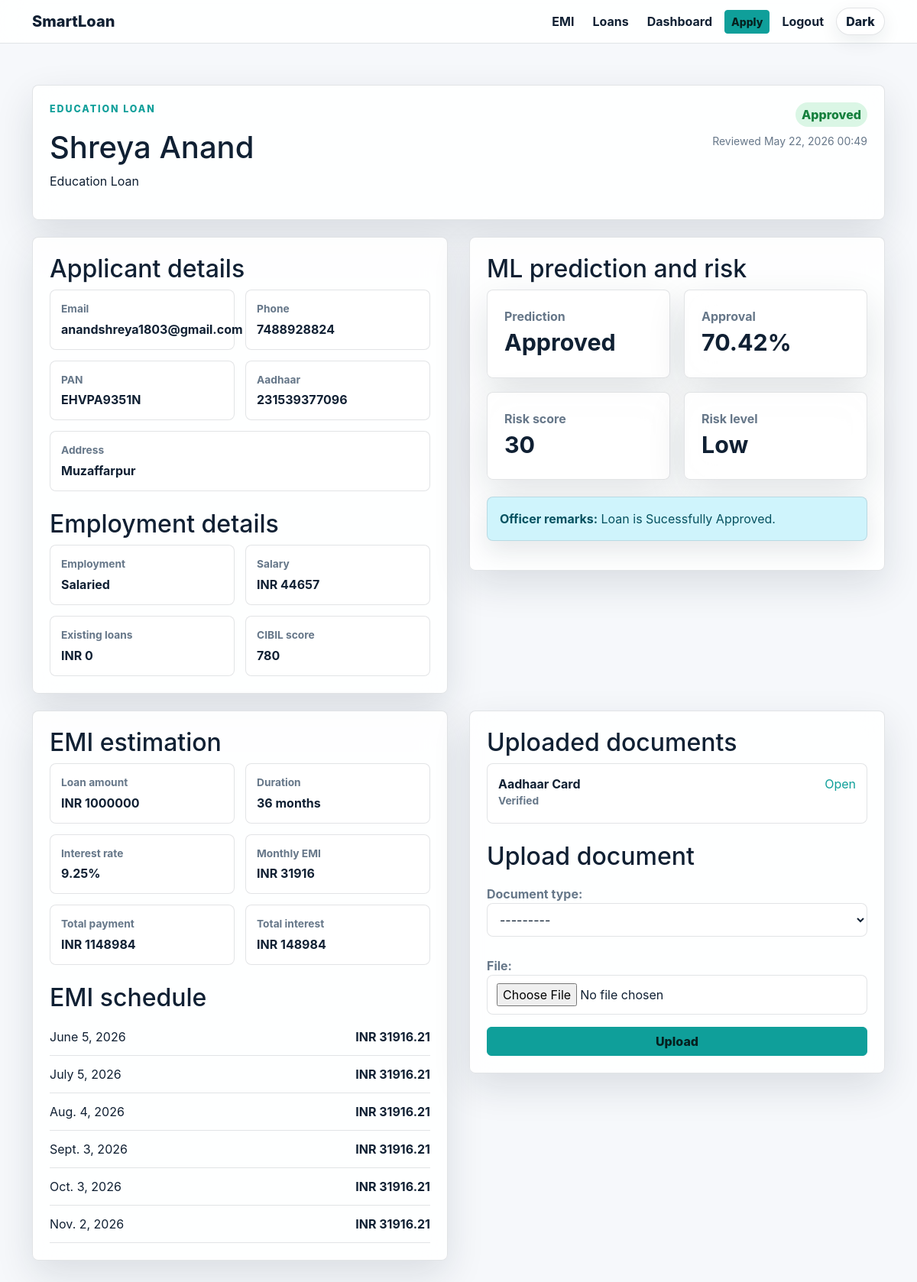
The page /loans/9/ (signed in) on the database its author committed.
### api/models.py (models this page shows, shortened)
class LoanApplication(models.Model):
    class Status(models.TextChoices):
        DRAFT = "DRAFT", "Draft"
        SUBMITTED = "SUBMITTED", "Submitted"
        UNDER_REVIEW = "UNDER_REVIEW", "Under Review"
        APPROVED = "APPROVED", "Approved"
        REJECTED = "REJECTED", "Rejected"
        DISBURSED = "DISBURSED", "Disbursed"
        CLOSED = "CLOSED", "Closed"
    class EmploymentType(models.TextChoices):
        SALARIED = "SALARIED", "Salaried"
        SELF_EMPLOYED = "SELF_EMPLOYED", "Self employed"
        STUDENT = "STUDENT", "Student"
        BUSINESS = "BUSINESS", "Business"
        UNEMPLOYED = "UNEMPLOYED", "Unemployed"
    applicant = models.ForeignKey(User, on_delete=models.CASCADE, related_name="loan_applications")
    loan_type = models.ForeignKey(LoanType, on_delete=models.PROTECT, related_name="applications")
    full_name = models.CharField(max_length=150)
    email = models.EmailField()
    phone = models.CharField(max_length=15)
    pan_number = models.CharField(
        max_length=10,
        validators=[RegexValidator(r"^[A-Z]{5}[0-9]{4}[A-Z]$", "Enter a valid PAN number.")],
    )
    aadhaar_number = models.CharField(
        max_length=12,
        validators=[RegexValidator(r"^[0-9]{12}$", "Enter a valid Aadhaar number.")],
    )
    address = models.TextField()
    salary = models.DecimalField(max_digits=12, decimal_places=2, validators=[MinValueValidator(Decimal("0"))])
    employment_type = models.CharField(max_length=20, choices=EmploymentType.choices)
    existing_loans = models.DecimalField(max_digits=12, decimal_places=2, default=0)
    cibil_score = models.PositiveIntegerField(validators=[MinValueValidator(300), MaxValueValidator(900)])
    loan_amount = models.DecimalField(max_digits=12, decimal_places=2, validators=[MinValueValidator(Decimal("10000"))])
    loan_duration_months = models.PositiveIntegerField(validators=[MinValueValidator(6), MaxValueValidator(360)])
    purpose = models.TextField()
    status = models.CharField(max_length=20, choices=Status.choices, default=Status.SUBMITTED)
    prediction_label = models.CharField(max_length=20, blank=True)
    approval_probability = models.FloatField(default=0)
    risk_score = models.PositiveIntegerField(default=0)
    risk_level = models.CharField(max_length=20, blank=True)
    rejection_reason = models.TextField(blank=True)
    officer_remarks = models.TextField(blank=True)
    reviewed_by = models.ForeignKey(User, null=True, blank=True, on_delete=models.SET_NULL, related_name="reviewed_applications")
    reviewed_at = models.DateTimeField(null=True, blank=True)
    created_at = models.DateTimeField(auto_now_add=True)
    updated_at = models.DateTimeField(auto_now=True)
    class Meta:
        ordering = ["-created_at"]

class LoanType(models.Model):
    name = models.CharField(max_length=80, unique=True)
    min_amount = models.DecimalField(max_digits=12, decimal_places=2, default=50000)
    max_amount = models.DecimalField(max_digits=12, decimal_places=2, default=5000000)
    base_interest_rate = models.DecimalField(max_digits=5, decimal_places=2, default=10.50)
    max_duration_months = models.PositiveIntegerField(default=84)
    description = models.TextField(blank=True)

class EMIRecord(models.Model):
    application = models.ForeignKey(LoanApplication, on_delete=models.CASCADE, related_name="emi_schedule")
    due_date = models.DateField()
    principal_component = models.DecimalField(max_digits=12, decimal_places=2)
    interest_component = models.DecimalField(max_digits=12, decimal_places=2)
    amount_due = models.DecimalField(max_digits=12, decimal_places=2)
    is_paid = models.BooleanField(default=False)
    class Meta:
        ordering = ["due_date"]

class Document(models.Model):
    class DocumentType(models.TextChoices):
        PAN = "PAN", "PAN Card"
        AADHAAR = "AADHAAR", "Aadhaar Card"
        SALARY_SLIP = "SALARY_SLIP", "Salary Slip"
        BANK_STATEMENT = "BANK_STATEMENT", "Bank Statement"
    class Status(models.TextChoices):
        PENDING = "PENDING", "Pending"
        VERIFIED = "VERIFIED", "Verified"
        REJECTED = "REJECTED", "Rejected"
    application = models.ForeignKey(LoanApplication, on_delete=models.CASCADE, related_name="documents")
    document_type = models.CharField(max_length=20, choices=DocumentType.choices)
    file = models.FileField(
        upload_to="documents/%Y/%m/",
        validators=[FileExtensionValidator(["pdf", "png", "jpg", "jpeg"])],
    )
    status = models.CharField(max_length=20, choices=Status.choices, default=Status.PENDING)
    remarks = models.TextField(blank=True)
    uploaded_at = models.DateTimeField(auto_now_add=True)

### api/views.py (the view)
# urls.py: path("loans/<int:pk>/", views.loan_detail_view, name="loan_detail"),
@login_required
@require_http_methods(["GET", "POST"])
def loan_detail_view(request, pk):
    application = get_object_or_404(
        LoanApplication.objects.select_related("loan_type", "applicant", "reviewed_by"),
        pk=pk,
    )
    is_officer = request.user.role == User.Role.LOAN_OFFICER
    if not is_officer and application.applicant != request.user:
        return redirect("dashboard")
    if request.method == "POST" and not is_officer:
        if is_finalized(application):
            messages.error(
                request, "Documents cannot be uploaded after application finalization."
            )
            return redirect("loan_detail", pk=pk)
        form = DocumentUploadForm(request.POST, request.FILES)
        if form.is_valid():
            document = form.save(commit=False)
            document.application = application
            document.save()
            messages.success(request, "Document uploaded for verification.")
            return redirect("loan_detail", pk=pk)
    else:
        form = DocumentUploadForm()
    monthly_emi = emi_amount(
        application.loan_amount,
        application.loan_type.base_interest_rate,
        application.loan_duration_months,
    )
    total_payment = monthly_emi * application.loan_duration_months
    context = {
        "application": application,
        "form": form,
        "is_officer_view": is_officer,
        "review_form": LoanReviewForm(initial={"decision": "APPROVED"}),
        "document_form": DocumentVerificationForm(),
        "emi_estimate": {
            "monthly": monthly_emi,
            "total": total_payment,
            "interest": total_payment - application.loan_amount,
        },
    }
    return render(request, "loan_detail.html", context)

### api/forms.py (shortened to what this page needs)
class DocumentUploadForm(forms.ModelForm):
    class Meta:
        model = Document
        fields = ["document_type", "file"]

class LoanReviewForm(forms.ModelForm):
    decision = forms.ChoiceField(
        choices=[("APPROVED", "Approve"), ("REJECTED", "Reject")],
        widget=forms.RadioSelect,
    )
    class Meta:
        model = LoanApplication
        fields = ["decision", "officer_remarks", "rejection_reason"]
        widgets = {
            "officer_remarks": forms.Textarea(attrs={"rows": 4, "placeholder": "Add review notes for the customer and audit trail."}),
            "rejection_reason": forms.Textarea(attrs={"rows": 3, "placeholder": "Required when rejecting an application."}),
        }

### api/services.py (called while the page is built)
def emi_amount(principal, annual_rate, months):
    principal = Decimal(principal)
    monthly_rate = Decimal(annual_rate) / Decimal(1200)
    if monthly_rate == 0:
        return principal / Decimal(months)
    factor = (1 + monthly_rate) ** months
    return principal * monthly_rate * factor / (factor - 1)

### templates/loan_detail.html (shortened to what this page needs)
{% extends "base.html" %}
{% block content %}
<section class="form-page">
  <div class="container detail-page">
    <div class="detail-hero panel">
      <div>
        <p class="eyebrow">{{ application.loan_type.name }}</p>
        <h1>{{ application.full_name }}</h1>
        <p>{{ application.purpose }}</p>
      </div>
      <div class="status-stack">
        <span class="status status-{{ application.status|lower }}">{% if application.status == 'UNDER_REVIEW' %}Pending Review{% else %}{{ application.get_status_display }}{% endif %}</span>
        {% if application.reviewed_at %}<small>Reviewed {{ application.reviewed_at|date:"M d, Y H:i" }}</small>{% endif %}
      </div>
    </div>
    <div class="detail-grid align-start">
      <div class="panel">
        <h2>Applicant details</h2>
        <div class="info-grid">
          <div><span>Email</span><strong>{{ application.email }}</strong></div>
          <div><span>Phone</span><strong>{{ application.phone }}</strong></div>
          <div><span>PAN</span><strong>{{ application.pan_number }}</strong></div>
          <div><span>Aadhaar</span><strong>{{ application.aadhaar_number }}</strong></div>
          <div class="wide"><span>Address</span><strong>{{ application.address }}</strong></div>
        </div>
        <h2 class="mt-4">Employment details</h2>
        <div class="info-grid">
          <div><span>Employment</span><strong>{{ application.get_employment_type_display }}</strong></div>
          <div><span>Salary</span><strong>INR {{ application.salary|floatformat:0 }}</strong></div>
          <div><span>Existing loans</span><strong>INR {{ application.existing_loans|floatformat:0 }}</strong></div>
          <div><span>CIBIL score</span><strong>{{ application.cibil_score }}</strong></div>
        </div>
      </div>
      <div class="panel">
        <h2>ML prediction and risk</h2>
        <div class="metric-grid compact">
          <div class="metric-card"><span>Prediction</span><strong>{{ application.prediction_label|default:"Pending" }}</strong></div>
          <div class="metric-card"><span>Approval</span><strong>{{ application.approval_probability }}%</strong></div>
          <div class="metric-card"><span>Risk score</span><strong>{{ application.risk_score }}</strong></div>
          <div class="metric-card"><span>Risk level</span><strong>{{ application.risk_level }}</strong></div>
        </div>
        {% if application.officer_remarks %}<div class="alert alert-info mt-3"><strong>Officer remarks:</strong> {{ application.officer_remarks }}</div>{% endif %}
      </div>
    </div>
    <div class="detail-grid align-start">
      <div class="panel">
        <h2>EMI estimation</h2>
        <div class="info-grid">
          <div><span>Loan amount</span><strong>INR {{ application.loan_amount|floatformat:0 }}</strong></div>
          <div><span>Duration</span><strong>{{ application.loan_duration_months }} months</strong></div>
          <div><span>Interest rate</span><strong>{{ application.loan_type.base_interest_rate }}%</strong></div>
          <div><span>Monthly EMI</span><strong>INR {{ emi_estimate.monthly|floatformat:0 }}</strong></div>
          <div><span>Total payment</span><strong>INR {{ emi_estimate.total|floatformat:0 }}</strong></div>
          <div><span>Total interest</span><strong>INR {{ emi_estimate.interest|floatformat:0 }}</strong></div>
        </div>
        <h2 class="mt-4">EMI schedule</h2>
        {% for emi in application.emi_schedule.all|slice:":6" %}
          <div class="mini-row"><span>{{ emi.due_date }}</span><strong>INR {{ emi.amount_due }}</strong></div>
        {% empty %}<p>EMI schedule appears after approval.</p>{% endfor %}
      </div>
      <div class="panel">
        <h2>Uploaded documents</h2>
        {% for doc in application.documents.all %}
          <div class="document-row">
            <div><strong>{{ doc.get_document_type_display }}</strong><span>{{ doc.get_status_display }}</span></div>
            <a href="{{ doc.file.url }}" target="_blank" rel="noopener">Open</a>
          </div>
        {% empty %}<p>No documents uploaded.</p>{% endfor %}
        {% if not is_officer_view %}
          <h2 class="mt-4">Upload document</h2>
          <form method="post" enctype="multipart/form-data">
            {{ form.as_p }}
            <button class="btn btn-primary w-100">Upload</button>
          </form>
        {% endif %}
      </div>
    </div>
  </div>
</section>
{% endblock %}

### static/css/styles.css (style rules this page uses)
:root { color-scheme: light; --bg: #f6f8fb; --surface: #ffffff; --panel: rgba(255, 255, 255, 0.88); --panel-solid: #ffffff; --text: #102033; --muted: #667789; --primary: #0f9f9a; --primary-strong: #087c7a; --accent: #f5b84b; --blue: #4267d5; --danger: #d9534f; --line: rgba(16, 32, 51, 0.12); --shadow: 0 18px 50px rgba(16, 32, 51, 0.12); --shadow-hover: 0 22px 60px rgba(15, 159, 154, 0.2); }
* { box-sizing: border-box; }
html { scroll-behavior: smooth; }
body { margin: 0; font-family: Inter, ui-sans-serif, system-ui, -apple-system, BlinkMacSystemFont, "Segoe UI", sans-serif; background: var(--bg); color: var(--text); transition: background-color 180ms ease, color 180ms ease; }
body, .glass-nav, .panel, .loan-card, .metric-card, .auth-card, .sidebar, .accordion-item, .table, input, select, textarea { transition: background-color 180ms ease, border-color 180ms ease, color 180ms ease, box-shadow 180ms ease, transform 180ms ease; }
a { color: var(--primary); text-decoration: none; }
.btn-primary { background: var(--primary); border-color: var(--primary); color: #06201f; font-weight: 800; }
.hero-grid, .calc-grid, .detail-grid, .dash-grid, .faq-grid { display: grid; grid-template-columns: repeat(2, minmax(0, 1fr)); gap: 28px; align-items: center; }
.hero-terminal, .panel, .auth-card, .loan-card, .metric-card { background: var(--panel); color: var(--text); border: 1px solid var(--line); border-radius: 8px; box-shadow: var(--shadow); backdrop-filter: blur(18px); }
.mini-row { display: flex; justify-content: space-between; gap: 12px; padding: 12px 0; border-bottom: 1px solid var(--line); }
.eyebrow { color: var(--primary); text-transform: uppercase; font-size: 0.78rem; font-weight: 800; letter-spacing: 0.12rem; }
.loan-grid, .feature-grid, .metric-grid, .tips-grid { display: grid; grid-template-columns: repeat(3, minmax(0, 1fr)); gap: 18px; }
.loan-card, .metric-card, .panel { padding: 22px; }
.panel label, .form-field label { margin-top: 10px; font-weight: 700; color: var(--muted); }
.form-control, .form-select, input, select, textarea { width: 100%; border: 1px solid var(--line); border-radius: 8px; padding: 10px 12px; background: var(--panel-solid); color: var(--text); }
.auth-wrap, .form-page { min-height: calc(100vh - 68px); padding: 54px 0; display: grid; align-items: start; }
.metric-grid { grid-template-columns: repeat(4, minmax(0, 1fr)); margin-bottom: 22px; }
.metric-grid.compact { grid-template-columns: repeat(2, minmax(0, 1fr)); }
.metric-card span { display: block; color: var(--muted); font-weight: 700; }
.metric-card strong { font-size: 1.9rem; }
.status { padding: 4px 8px; border-radius: 999px; background: color-mix(in srgb, var(--primary) 14%, transparent); color: var(--primary-strong); font-weight: 800; }
.wide { grid-column: 1 / -1; }
.alert { border-radius: 8px; border: 1px solid var(--line); box-shadow: 0 14px 32px rgba(16, 32, 51, 0.1); }
.align-start { align-items: start; }
.detail-page { display: grid; gap: 22px; }
.detail-hero { display: flex; justify-content: space-between; gap: 18px; align-items: flex-start; }
.status-stack { display: grid; justify-items: end; gap: 8px; color: var(--muted); }
.info-grid { display: grid; grid-template-columns: repeat(2, minmax(0, 1fr)); gap: 14px; }
.info-grid div { border: 1px solid var(--line); border-radius: 8px; padding: 14px; background: var(--panel-solid); }
.info-grid span, .document-row span { display: block; color: var(--muted); font-size: 0.86rem; font-weight: 700; margin-bottom: 4px; }
.status-approved { background: color-mix(in srgb, #22c55e 16%, transparent); color: #15803d; }
.document-row { display: grid; grid-template-columns: minmax(0, 1fr) auto; gap: 12px; align-items: start; border: 1px solid var(--line); border-radius: 8px; padding: 14px; margin-bottom: 12px; background: var(--panel-solid); }

### rows shown on the page
LoanApplication: loan_type.name "EDUCATION LOAN", full_name "Shreya Anand", purpose "Education Loan", status "Approved", reviewed_at "May 22, 2026 00:49", email "anandshreya1803@gmail.com", phone "7488928824", pan_number "EHVPA9351N", aadhaar_number "231539377096", address "Muzaffarpur", employment_type "Salaried", salary "44657", existing_loans "0", cibil_score "780", prediction_label "Approved", approval_probability "70.42", risk_score "30", risk_level "Low", officer_remarks "Loan is Sucessfully Approved.", loan_amount "1000000", loan_duration_months "36", loan_type.base_interest_rate "9.25"
EMIRecord: due_date "June 5, 2026", amount_due "31916.21"
EMIRecord: due_date "July 5, 2026", amount_due "31916.21"
EMIRecord: due_date "Aug. 4, 2026", amount_due "31916.21"
EMIRecord: due_date "Sept. 3, 2026", amount_due "31916.21"
EMIRecord: due_date "Oct. 3, 2026", amount_due "31916.21"
EMIRecord: due_date "Nov. 2, 2026", amount_due "31916.21"
Document: document_type "Aadhaar Card", status "Verified"

### other values the page prints
{{ emi_estimate.monthly|floatformat:0 }} "31916"
{{ emi_estimate.total|floatformat:0 }} "1148984"
{{ emi_estimate.interest|floatformat:0 }} "148984"
